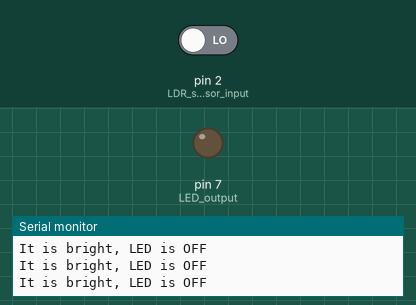
Simulated run of this sketch. Board: Arduino Uno, built with avr-gcc and run on an emulated ATmega328P. Parts: output pins drawn as LEDs (lit = HIGH), the last lines printed to the serial monitor. Inputs (shaded band) come from the test bench; at power-on: pin 2 (LDR_sensor_input) LOW.

Above: at 1.8 s.
1.9 s: pin 2 (LDR_sensor_input) driven HIGH
At 3.1 s:
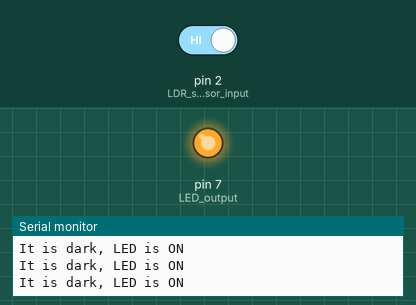
3.5 s: pin 2 (LDR_sensor_input) driven LOW
At 4.3 s:
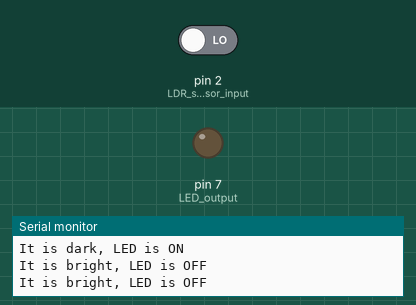
Timing chart, 0 to 6.5 s (numbered marks = the images above; inputs shaded):
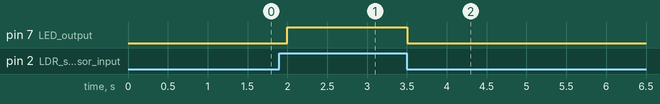

Measured:
- after the input at 1.9 s, pin 7 (LED_output): LOW → HIGH after 0.10 s
- after the input at 3.5 s, pin 7 (LED_output): HIGH → LOW at once

The sketch:

4th.ino
```cpp
//void setup()
//{
//  pinMode(2, INPUT);
//  pinMode(7, OUTPUT);
//  Serial.begin(9600);
//}
//void loop()
//{
//  int resistance = digitalRead(7);
//  if(resistance == HIGH){
//    Serial.println("It is dark , LED is turned ON");
//    digitalWrite(7,HIGH);
//  }
//  else
//  {
//    Serial.println("It is day time , LED is turned OFF");
//    digitalWrite(7,LOW);
//  }
//  delay(500);
//}


void setup() {
  pinMode(2, INPUT);  // LDR sensor input
  pinMode(7, OUTPUT); // LED output
  Serial.begin(9600);
}

void loop() {
  int light = digitalRead(2); // Read LDR sensor value

  if (light == HIGH) { // Assuming LOW = dark
    Serial.println("It is dark, LED is ON");
    digitalWrite(7, HIGH);
  } else {
    Serial.println("It is bright, LED is OFF");
    digitalWrite(7, LOW);
  }

  delay(500);
}
```
